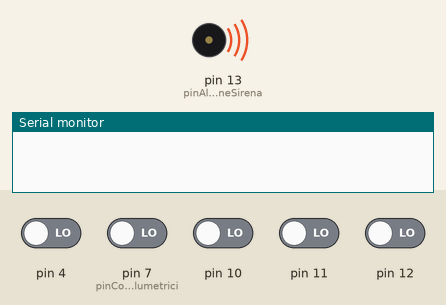
A sketch run on a simulated Arduino Uno, built with avr-gcc and run on an emulated ATmega328P. Shown: buzzer (waves = sounding, pin HIGH), the last lines printed to the serial monitor. The inputs (shaded band) are chosen by the test bench; at power-on: pin 4, pin 7 (pinControlloVolumetrici), pin 10–12 LOW.

Above: at 1.2 s.
1.3 s: pin 10 driven HIGH
At 3.3 s:
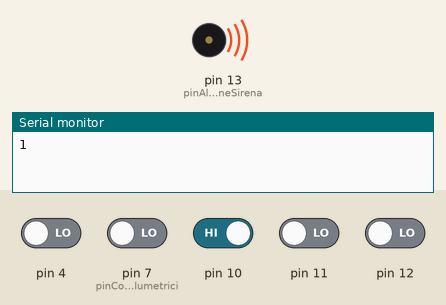
4.3 s: pin 4 driven HIGH
At 5.7 s:
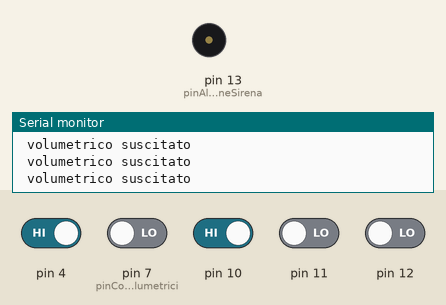
8.8 s: pin 12 driven HIGH
Timing chart, 0 to 11.8 s (numbered marks = the images above; inputs shaded):
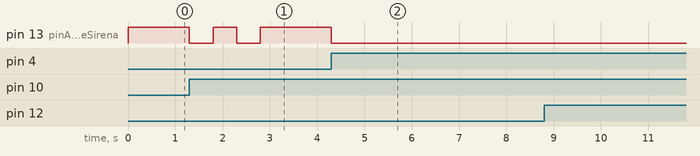

The sketch:

allarmeArduino.ino
```cpp
int pinAlimentazioneSirena = 13;//pin del mosfet che giostra alimentazione a sirena (la sirena suona con positivo a mancare)
int pinControlloVolumetrici = 7;//pin di lettura normalmente chiuso sensore volumetrico

int pinCH[4];//centralina radio esterna 4ch-4funzioni
//pin di controllo radio

int releInputCount = 0;
bool CH1state, CH1oldstate;
bool CH2state, CH2oldstate;
bool CH3state, CH3oldstate;
bool CH4state, CH4oldstate;//per sistema di lettura comandi radio

bool CHstate[4];
bool CHoldstate[4];//comandi radio revisione

//  controllo radio

int keycode;
int encoderInternalCount;
bool panicButton = false;//inizializzazione allarme, sullo stato di disattivato
int internalcode[] = { 0,1,2 };

bool AllarmIsActive = false;

bool AllarmDetected = false;

unsigned long MAXtimeSinceKeyPress = 3000;//dimentica le sequenze radio
unsigned long timeSinceKeyPress;
unsigned long timeSinceAllarm;
unsigned long MAXTimeSinceAllarm = 60000; //2minuti e mezzo--legislatura italiana impone un limite al tempo di allarme, ricomincia se volumetrio sollecitato

int lastVolumetricLecture = 0;//se allarme attivo e ultima lettura vera, scorre il timer
void setup() {

  Serial.begin(9600);//debug usb

 pinCH[3] = 4; // A collegamenti centrlina radio
pinCH[2] = 11; // B
pinCH[1] = 10; // C
pinCH[0] = 12; // D
  // put your setup code here, to run once:
pinMode( pinAlimentazioneSirena, OUTPUT );
pinMode(pinControlloVolumetrici, INPUT);

//pin di controllo radio impostazione stato

pinMode(pinCH[0],INPUT);
pinMode(pinCH[1],INPUT);
pinMode(pinCH[2],INPUT);
pinMode(pinCH[3],INPUT);

}

void loop() {


  tickRadioModule();//prendiamo gli input
   // interpretiamo gli input attiva disattiva panico
  //sezione controllo stato allarme
  if (AllarmIsActive){
    tickAllarme();

  }else{
    digitalWrite(pinAlimentazioneSirena,HIGH);
  }

}

bool inputInCH(int pinIndex){
  bool ret_val;
  bool ch1;
    ch1 =(bool) digitalRead(pinCH[pinIndex]);

    CHstate[pinIndex] ^= ch1;
    ret_val = (CHstate[pinIndex] & !CHoldstate[pinIndex]);
    CHoldstate[pinIndex] ^= CHstate[pinIndex];
    CHstate[pinIndex] = CHoldstate[pinIndex];
    if (ret_val) {
        Serial.print(pinIndex);
      }
  return ret_val;
}


void tickRadioModule(){
  for (int i = 0; i<4; i++){
    if (inputInCH(i)){
      keyEncode(i);
      timeSinceKeyPress = millis();
      releInputCount++;

            codeDetector();


    }
  }
  //Serial.println("endtickRadioFase");
  if (timeSinceKeyPress > 0){//sorta di sistema codice di attivazione(pin code 4 cifre)
  if (( millis() - timeSinceKeyPress )>MAXtimeSinceKeyPress) {//limite lettura sequenza comandi radio

      timeSinceKeyPress  = 0 ;
      releInputCount = 0;
      keyEncode(4);//sistema da rivedere, forzato su 4//non usato
      keyEncode(4);
      keyEncode(4);

  }
  }
}

void codeDetector(){
  bool foo[3];
  for (int offsi = 0; offsi<3; offsi++){

      for (int i = 0; i <3 ; i++){
        if (keycode == 3){//leggiamo i canali radio, se pulsante 3 va in panico, forza allarme sirena
          AllarmIsActive = true;
          panicButton = true;
          Serial.println("PANIC DETECTED!");
          keycode = 4;
         // Serial.println(keycode[i]);
        }
        foo[i] = (internalcode[i] == keycode);
      /*  Serial.println(internalcode[i]);
        Serial.print("at Offset: ");
        Serial.print((offsi+i)%3);
        Serial.print("to");
        Serial.print(i);
        Serial.print(" re at ");
        Serial.print(i);
        Serial.print(" with foo : ");
        Serial.println(foo[i]?"true":"false");*/

      }


      if ( keycode == 0){
        if (AllarmIsActive) {//disinseriamo allarme e blocchiamo panico, resettiamo i parametri
          panicButton = false;
          timeSinceAllarm = 0;
          AllarmDetected = false;

        }

           AllarmIsActive = true;//inseriamo sequenza di allarme e controllo volumetrico
      /*
        Serial.print("Allarm is ");
        Serial.println(AllarmIsActive?"true":"false");*/
        keyEncode(4);


        digitalWrite(pinAlimentazioneSirena,LOW);//segnalazione uditiva ricezione comando
        delay(500);
        digitalWrite(pinAlimentazioneSirena,HIGH);

      }


      if ( keycode == 1){//anche qui resettiamo i parametri
        if (AllarmIsActive) {
          panicButton = false;
          timeSinceAllarm = 0;
          AllarmDetected = false;

        }

        AllarmIsActive = false;//disinseriamo ciclo di controllo volumetrico e allarme//ALLARME DISINSERITO

        keyEncode(4);


        digitalWrite(pinAlimentazioneSirena,LOW);
        delay(500);
        digitalWrite(pinAlimentazioneSirena,HIGH);
        delay(500);
        digitalWrite(pinAlimentazioneSirena,LOW);
        delay(500);
        digitalWrite(pinAlimentazioneSirena,HIGH);

      }
  }
}


void keyEncode(int CH){ // internal use only
 /* Serial.println( "old value");
  Serial.println(keycode[0]);
   Serial.println(keycode[1]);
   Serial.println(keycode[2]);

  Serial.print("keyEcode internal count : ");
  Serial.println(encoderInternalCount);*/
  keycode = CH;
  //encoderInternalCount++;
  //encoderInternalCount = (encoderInternalCount > 2)? 0 : encoderInternalCount;
/*  Serial.println(encoderInternalCount);

  Serial.println( "new one");
   Serial.println(keycode[0]);
   Serial.println(keycode[1]);
   Serial.println(keycode[2]);*/
}
void tickAllarme(){
  tickVolumetrico();//lettura effettiva volumetrico
  if ((AllarmDetected == true) | (panicButton)){//togliamo alimentazione a sirena, sirena suona
    digitalWrite(pinAlimentazioneSirena,LOW);
    if (timeSinceAllarm == 0){
      timeSinceAllarm = millis();
    }//iniziamo timer tempo di suono sirena
    if ( ( millis() - timeSinceAllarm ) >= MAXTimeSinceAllarm ){//resettiamo lo stato di allarme, lasciando inalterato il suo stato
      AllarmDetected = false;
      panicButton = false;
      timeSinceAllarm = 0;
      digitalWrite(pinAlimentazioneSirena,HIGH);
    }
    return;
  }

  digitalWrite(pinAlimentazioneSirena,HIGH);
}

void tickVolumetrico(){
  lastVolumetricLecture = digitalRead(pinControlloVolumetrici);
  if (lastVolumetricLecture == LOW){//il volumetrico toglie continuita se rileva movimento, una lettura high e una lettura sicura
    //se una manomissione hardware avviene il sistema va in allarme
    Serial.println(" volumetrico suscitato ");
    AllarmDetected = true;
    return;
  }
  if (!(AllarmDetected)){//vecchio codice, inutile
  AllarmDetected = false;
  }

}
```

Measured:
- after the input at 1.3 s, pin 13 (pinAlimentazioneSirena): alternates HIGH for 0.50 s and LOW for 0.50 s, 4 changes in all, then stays HIGH, starting at once
- after the input at 4.3 s, pin 13 (pinAlimentazioneSirena): HIGH → LOW at once
